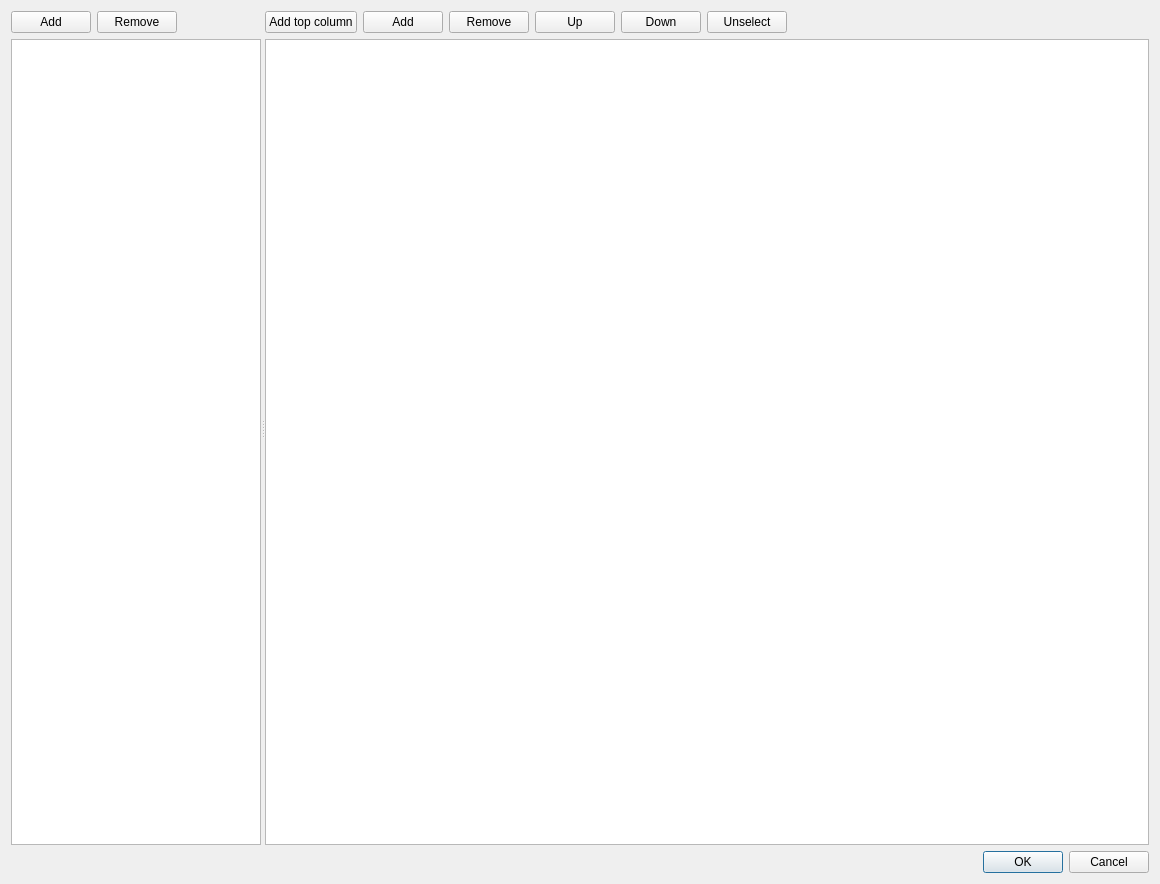
<?xml version="1.0" encoding="UTF-8"?>
<ui version="4.0">
 <class>DialogEditSalesTemplate</class>
 <widget class="QDialog" name="DialogEditSalesTemplate">
  <property name="geometry">
   <rect>
    <x>0</x>
    <y>0</y>
    <width>1160</width>
    <height>884</height>
   </rect>
  </property>
  <property name="windowTitle">
   <string>Sale Templates</string>
  </property>
  <layout class="QVBoxLayout" name="verticalLayout_3">
   <item>
    <widget class="QSplitter" name="splitter">
     <property name="orientation">
      <enum>Qt::Horizontal</enum>
     </property>
     <widget class="QWidget" name="widgetLeft" native="true">
      <property name="minimumSize">
       <size>
        <width>0</width>
        <height>0</height>
       </size>
      </property>
      <property name="maximumSize">
       <size>
        <width>250</width>
        <height>16777215</height>
       </size>
      </property>
      <layout class="QVBoxLayout" name="verticalLayout">
       <property name="leftMargin">
        <number>0</number>
       </property>
       <property name="topMargin">
        <number>0</number>
       </property>
       <property name="rightMargin">
        <number>0</number>
       </property>
       <property name="bottomMargin">
        <number>0</number>
       </property>
       <item>
        <layout class="QHBoxLayout" name="horizontalLayout">
         <item>
          <widget class="QPushButton" name="buttonAddTemplate">
           <property name="text">
            <string>Add</string>
           </property>
          </widget>
         </item>
         <item>
          <widget class="QPushButton" name="buttonRemoveTemplate">
           <property name="text">
            <string>Remove</string>
           </property>
          </widget>
         </item>
         <item>
          <spacer name="horizontalSpacer">
           <property name="orientation">
            <enum>Qt::Horizontal</enum>
           </property>
           <property name="sizeHint" stdset="0">
            <size>
             <width>40</width>
             <height>20</height>
            </size>
           </property>
          </spacer>
         </item>
        </layout>
       </item>
       <item>
        <widget class="QListView" name="listViewTemplates"/>
       </item>
      </layout>
     </widget>
     <widget class="QWidget" name="layoutWidget">
      <layout class="QVBoxLayout" name="verticalLayout_2">
       <item>
        <widget class="QWidget" name="widgetMenuRight" native="true">
         <layout class="QHBoxLayout" name="horizontalLayout_2">
          <property name="leftMargin">
           <number>0</number>
          </property>
          <property name="topMargin">
           <number>0</number>
          </property>
          <property name="rightMargin">
           <number>0</number>
          </property>
          <property name="bottomMargin">
           <number>0</number>
          </property>
          <item>
           <widget class="QPushButton" name="buttonAddTopColumn">
            <property name="text">
             <string>Add top column</string>
            </property>
           </widget>
          </item>
          <item>
           <widget class="QPushButton" name="buttonAddColumn">
            <property name="text">
             <string>Add</string>
            </property>
           </widget>
          </item>
          <item>
           <widget class="QPushButton" name="buttonRemoveColumn">
            <property name="text">
             <string>Remove</string>
            </property>
           </widget>
          </item>
          <item>
           <widget class="QPushButton" name="buttonUp">
            <property name="text">
             <string>Up</string>
            </property>
           </widget>
          </item>
          <item>
           <widget class="QPushButton" name="buttonDown">
            <property name="text">
             <string>Down</string>
            </property>
           </widget>
          </item>
          <item>
           <widget class="QPushButton" name="buttonUnselect">
            <property name="text">
             <string>Unselect</string>
            </property>
           </widget>
          </item>
          <item>
           <spacer name="horizontalSpacer_2">
            <property name="orientation">
             <enum>Qt::Horizontal</enum>
            </property>
            <property name="sizeHint" stdset="0">
             <size>
              <width>40</width>
              <height>20</height>
             </size>
            </property>
           </spacer>
          </item>
         </layout>
        </widget>
       </item>
       <item>
        <widget class="QTreeView" name="treeViewColumns"/>
       </item>
      </layout>
     </widget>
    </widget>
   </item>
   <item>
    <widget class="QDialogButtonBox" name="buttonBox">
     <property name="orientation">
      <enum>Qt::Horizontal</enum>
     </property>
     <property name="standardButtons">
      <set>QDialogButtonBox::Cancel|QDialogButtonBox::Ok</set>
     </property>
    </widget>
   </item>
  </layout>
 </widget>
 <resources/>
 <connections>
  <connection>
   <sender>buttonBox</sender>
   <signal>accepted()</signal>
   <receiver>DialogEditSalesTemplate</receiver>
   <slot>accept()</slot>
   <hints>
    <hint type="sourcelabel">
     <x>248</x>
     <y>254</y>
    </hint>
    <hint type="destinationlabel">
     <x>157</x>
     <y>274</y>
    </hint>
   </hints>
  </connection>
  <connection>
   <sender>buttonBox</sender>
   <signal>rejected()</signal>
   <receiver>DialogEditSalesTemplate</receiver>
   <slot>reject()</slot>
   <hints>
    <hint type="sourcelabel">
     <x>316</x>
     <y>260</y>
    </hint>
    <hint type="destinationlabel">
     <x>286</x>
     <y>274</y>
    </hint>
   </hints>
  </connection>
 </connections>
</ui>
